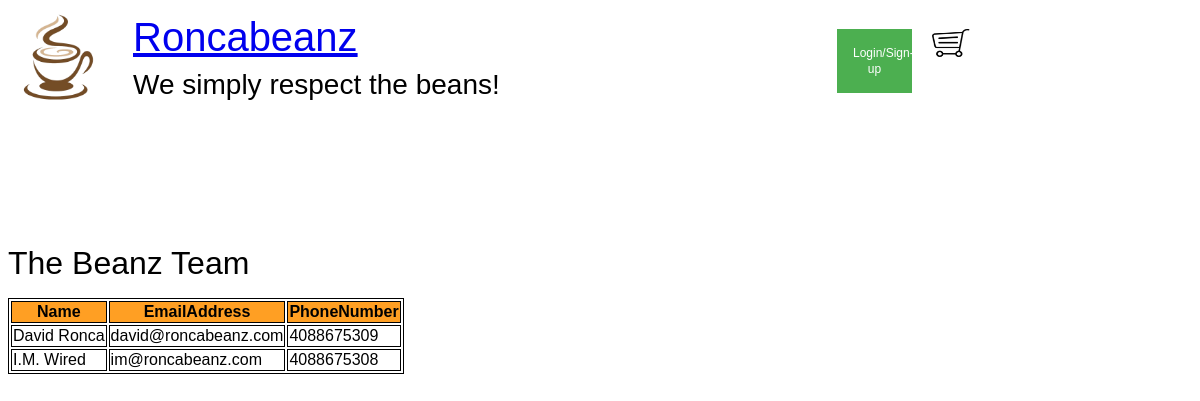
/TheTeam.php, run on the app's committed database.
### tables this page shows
CREATE TABLE `Team` (
  `Name` varchar(64) NOT NULL,
  `EmailAddress` varchar(64) NOT NULL,
  `PhoneNumber` varchar(10) NOT NULL
);

### lib/DBHelper.php (called while the page is built, shortened)
<?php
class DBHelper
{
    private  $mySqliCon = null;
    public function __construct()
    {
        $conn = new mysqli(DB_HOST, DB_USER, DB_PASS, DB_NAME) or die("Connect failed: %s\n" . $conn->error);
        $this->mySqliCon = $conn;
    }
    public function close()
    {
        if($this->mySqliCon != null)
        {
            $this->mySqliCon = null;
        }
    }
    function query($query)
    {
        $result = $this->mySqliCon->query($query);
        return$result;
    }
}

### TheTeam.php (the view, shortened to what this page needs)
<?php
include 'lib/DBHelper.php';
$dbh = new DBHelper();
?>
<html>
 <head>
	<link rel="stylesheet" href="roncabeanz_style.css" type="text/css" />
    <link href="css/Header.css" rel="stylesheet" type="text/css">
 </head>
 <body>
 <div class="wrapperContainer">
        <?php include 'Header.php'; ?>
    </div>
 <div class="row">
 </div>
 <h1>The Beanz Team</h1>
<?php
$query = "SELECT * FROM `Team` WHERE 1";
$result = $dbh->query($query);
$num_fields = mysqli_num_fields($result);
$fields = mysqli_fetch_fields($result);
?>
<table>
    <tr>
        <?php for ($i = 0; $i < $num_fields; $i++){ ?>
                <th><?php echo $fields[$i]->name;?></th>
        <?php } ?>
    </tr>
        <?php while ($row = mysqli_fetch_array($result)) {?>
            <tr>
            <?php for ($i = 0; $i < $num_fields; $i++){?>
            <td><?php echo $row[$fields[$i]->name] ?></td>
            <?php } ?>
        <?php } ?>
    </tr>
</table>
</body>
</html>

### css/roncabeanz_style.css (style rules this page uses)
h1, h2, h3, h4 { color: black; font-weight: normal; line-height: 1.1em; margin: 0 0 .5em 0; }
table, th, td { border: 1px solid black; }
th { background: #ff9f23; }
td { background: white; }

### css/Header.css (style rules this page uses)
body { font-family: Arial, Helvetica, sans-serif; }
* { box-sizing: border-box; }
.row:after { content: ""; display: table; clear: both; height: 10%; }
.wrapperContainer { margin: 0 auto; width:100%; height:20vh; }

### data on the page
team: Name "David Ronca", EmailAddress "david@roncabeanz.com", PhoneNumber "4088675309"
team: Name "I.M. Wired", EmailAddress "im@roncabeanz.com", PhoneNumber "4088675308"

### other printed values
$fields[$i]->name "Name"
$fields[$i]->name "EmailAddress"
$fields[$i]->name "PhoneNumber"
